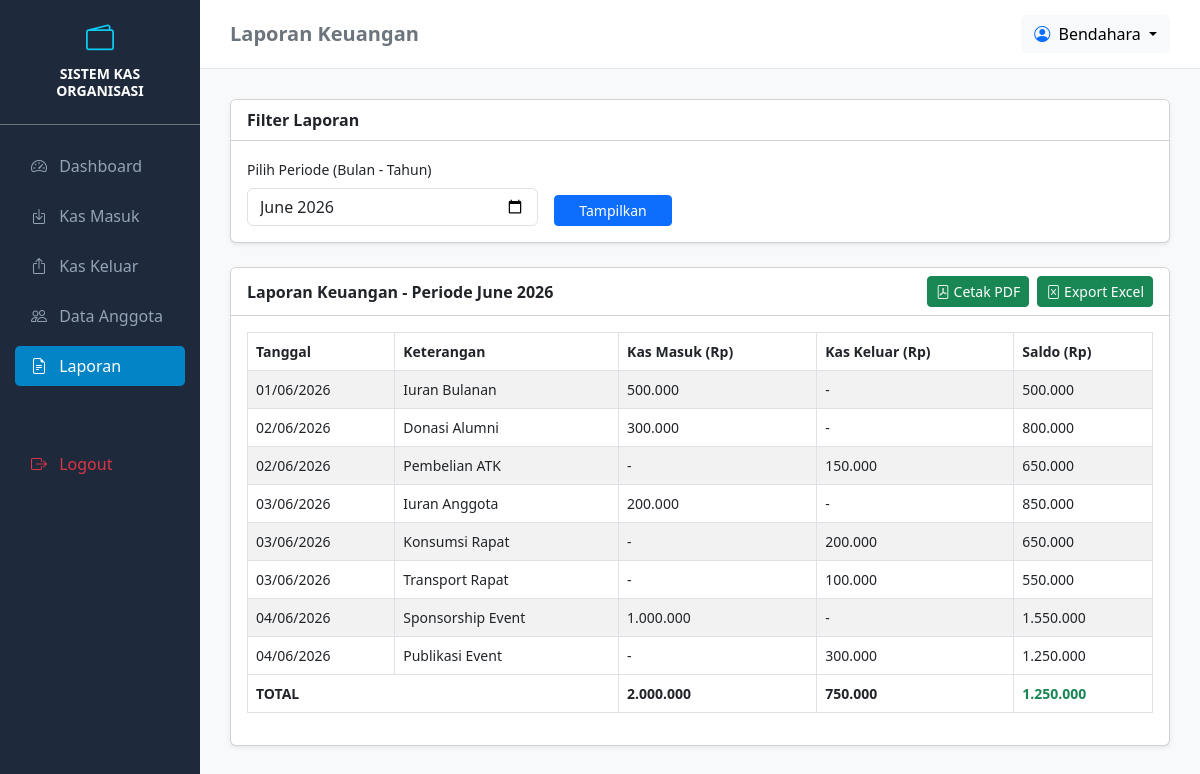
Screenshot of /laporan.php (signed in) with the database file from the repository.
### tables this page shows
CREATE TABLE `kas` (
  `id` int(11) NOT NULL,
  `tanggal` date NOT NULL,
  `kategori_id` int(11) NOT NULL,
  `jenis` enum('masuk','keluar') NOT NULL,
  `nominal` decimal(12,2) NOT NULL,
  `keterangan` text DEFAULT NULL
);

### laporan.php (the view, shortened to what this page needs)
<?php
include 'header.php';
$bulan_pilihan = isset($_GET['bulan']) ? $_GET['bulan'] : '2026-06';
?>
<div class="card shadow-sm mb-4">
    <div class="card-header bg-white fw-bold">Filter Laporan</div>
    <div class="card-body">
        <form action="" method="GET" class="row g-3 align-items-end">
            <div class="col-md-4">
                <label class="form-label small">Pilih Periode (Bulan - Tahun)</label>
                <input type="month" class="form-control" name="bulan" value="<?= $bulan_pilihan ?>" required>
            </div>
            <div class="col-md-4">
                <button type="submit" class="btn btn-primary btn-sm px-4">Tampilkan</button>
            </div>
        </form>
    </div>
</div>
<div class="card shadow-sm">
    <div class="card-header bg-white d-flex justify-content-between align-items-center">
        <span class="fw-bold">Laporan Keuangan - Periode <?= date('F Y', strtotime($bulan_pilihan)) ?></span>
        <div>
            <button type="button" class="btn btn-success btn-sm me-1" onclick="window.print()"><i class="bi bi-file-pdf"></i> Cetak PDF</button>
            <button type="button" class="btn btn-success btn-sm" onclick="exportTableToExcel('tabelLaporan', 'Laporan_Kas_<?= $bulan_pilihan ?>')"><i class="bi bi-file-excel"></i> Export Excel</button>
        </div>
    </div>
    <div class="card-body">
        <table class="table table-bordered table-striped small" id="tabelLaporan">
            <thead>
                <tr>
                    <th>Tanggal</th>
                    <th>Keterangan</th>
                    <th>Kas Masuk (Rp)</th>
                    <th>Kas Keluar (Rp)</th>
                    <th>Saldo (Rp)</th>
                </tr>
            </thead>
            <tbody>
                <?php
                $res = mysqli_query($conn, "SELECT kas.*, kategori.nama_kategori FROM kas JOIN kategori ON kas.kategori_id=kategori.id WHERE DATE_FORMAT(kas.tanggal, '%Y-%m') = '$bulan_pilihan' ORDER BY kas.tanggal ASC, kas.id ASC");
                $total_masuk = 0;
                $total_keluar = 0;
                $running_balance = 0;
                if(mysqli_num_rows($res) > 0):
                    while($row = mysqli_fetch_assoc($res)):
                        if ($row['jenis'] == 'masuk') {
                            $masuk = $row['nominal'];
                            $keluar = 0;
                            $running_balance += $masuk;
                            $total_masuk += $masuk;
                        } else {
                            $masuk = 0;
                            $keluar = $row['nominal'];
                            $running_balance -= $keluar;
                            $total_keluar += $keluar;
                        }
                ?>
                <tr>
                    <td><?= date('d/m/Y', strtotime($row['tanggal'])) ?></td>
                    <td><?= $row['keterangan'] ?></td>
                    <td><?= $masuk > 0 ? number_format($masuk, 0, ',', '.') : '-' ?></td>
                    <td><?= $keluar > 0 ? number_format($keluar, 0, ',', '.') : '-' ?></td>
                    <td><?= number_format($running_balance, 0, ',', '.') ?></td>
                </tr>
                <?php
                    endwhile;
                endif;
                ?>
            </tbody>
            <tfoot>
                <tr class="fw-bold">
                    <td colspan="2">TOTAL</td>
                    <td><?= number_format($total_masuk, 0, ',', '.') ?></td>
                    <td><?= number_format($total_keluar, 0, ',', '.') ?></td>
                    <td class="text-success"><?= number_format($running_balance, 0, ',', '.') ?></td>
                </tr>
            </tfoot>
        </table>
    </div>
</div>
</div>
</div>
</div>
</div>
</body>
</html>

### header.php (style rules this page uses)
body { background-color: #f8f9fa; }

### rows the page displays
kas: tanggal "01/06/2026", keterangan "Iuran Bulanan", nominal "500.000", running_balance "500.000"
kas: tanggal "02/06/2026", keterangan "Donasi Alumni", nominal "300.000", running_balance "800.000"
kas: tanggal "02/06/2026", keterangan "Pembelian ATK", nominal "150.000", running_balance "650.000"
kas: tanggal "03/06/2026", keterangan "Iuran Anggota", nominal "200.000", running_balance "850.000"
kas: tanggal "03/06/2026", keterangan "Konsumsi Rapat", nominal "200.000", running_balance "650.000"
kas: tanggal "03/06/2026", keterangan "Transport Rapat", nominal "100.000", running_balance "550.000"
kas: tanggal "04/06/2026", keterangan "Sponsorship Event", nominal "1.000.000", running_balance "1.550.000"
kas: tanggal "04/06/2026", keterangan "Publikasi Event", nominal "300.000", running_balance "1.250.000"

### other values shown
$_SESSION['nama_lengkap'] "Bendahara"
date('F Y', strtotime($bulan_pilihan)) "June 2026"
$total_masuk "2.000.000"
$total_keluar "750.000"
$running_balance "1.250.000"
